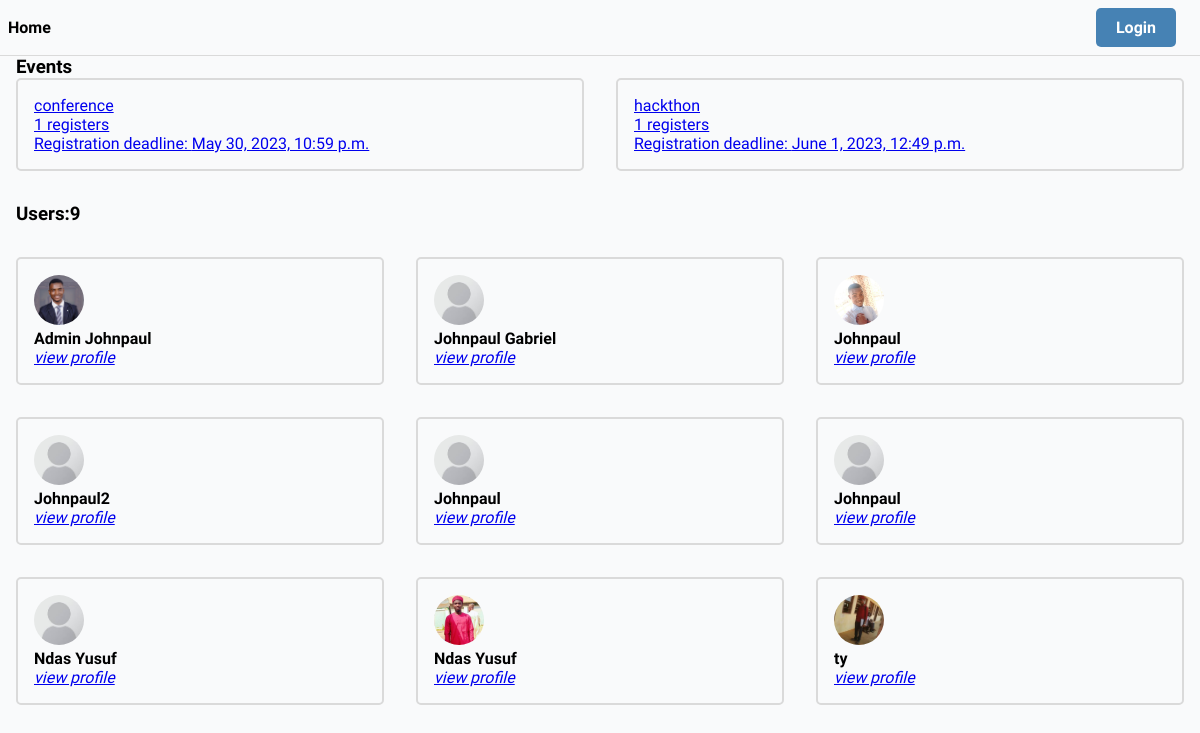
The app's page /, older data.
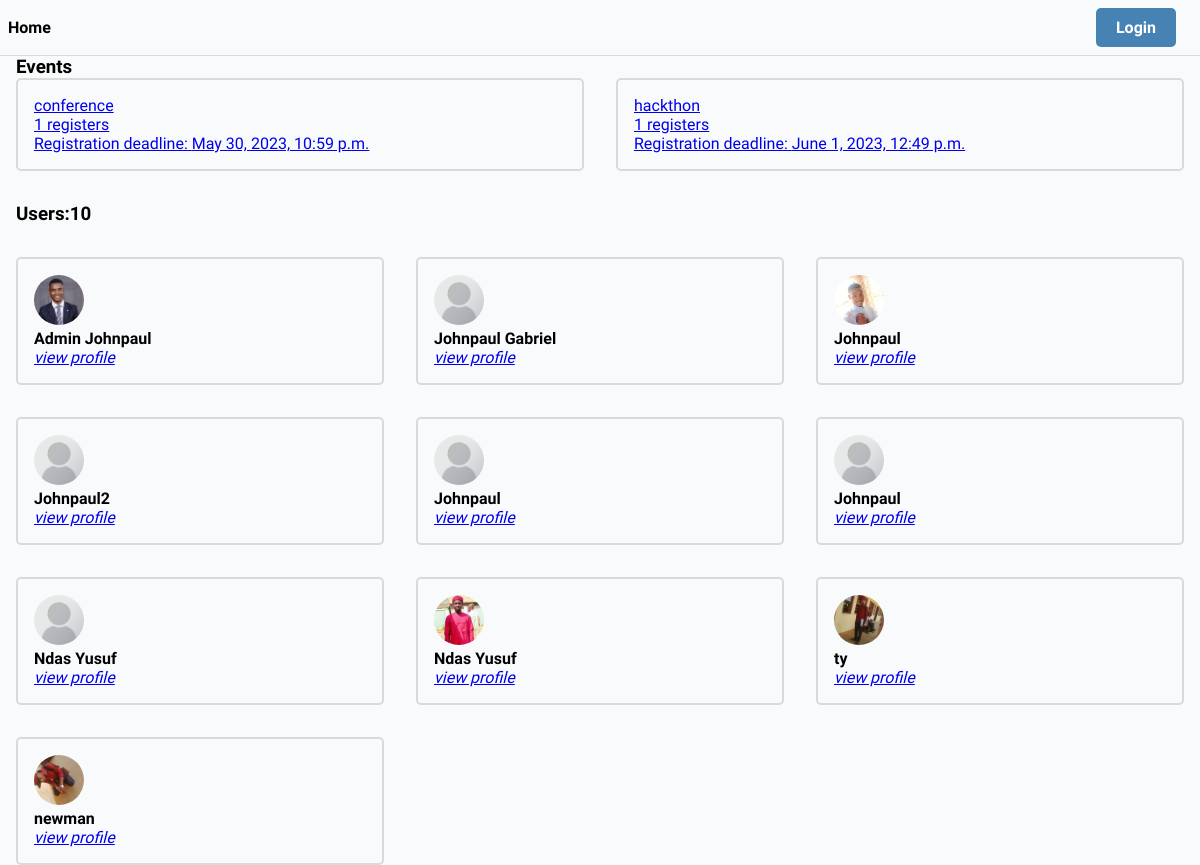
The same page, newer data.
### core/models.py (models this page shows, shortened)
class Event(models.Model):
    name = models.CharField(max_length=200)
    description = models.TextField( null=True, blank=True)
    participants = models.ManyToManyField(User, blank=True, related_name='events')
    start_date = models.DateTimeField(null=True)
    end_date = models.DateTimeField(null=True)
    registration_deadline = models.DateTimeField(null=True)
    updated = models.DateTimeField(auto_now=True)
    created = models.DateTimeField(auto_now_add=True)
    id = models.UUIDField(primary_key=True, editable=False, unique=True, default=uuid.uuid4)
    def get_absolute_url(self):
        return reverse('event', args=[self.id])

### users/models.py (models this page shows, shortened)
class User(AbstractUser):
    username = models.CharField(max_length=100, null=True, blank=True)
    name = models.CharField(max_length=100)
    email = models.EmailField(unique=True)
    bio = models.TextField(null= True, blank=True)
    hackthon_participant = models.BooleanField(default=True, null=False)
    avatar = ResizedImageField(size = [300, 300] ,default = 'avatars/profile.jpeg', upload_to = "avatars/")
    id = models.UUIDField(primary_key=True, editable=False, unique=True, default=uuid.uuid4)
    USERNAME_FIELD = 'email' #makes username exempted
    REQUIRED_FIELDS = ['username']    #a must use when you use USERNAME_FIELD

### core/views.py (the view, shortened to what this page needs)
# urls.py: path('', IndexView.as_view(), name='index'),
class IndexView(View):
    def get(self, request):
        try:
            limit = int(request.GET.get('limit'))
        except:
            limit = 20
        print("-----------------------------")
        print(limit)
        users = get_user_model()
        Users = users.objects.filter(hackthon_participant=True)
        events = Event.objects.all()
        count = Users.count()
        context = {
            'users':Users,
            'events': events,
            'count': count,
            'user_list':Users[0:limit]
        }
        return render(request, 'core/index.html', context)

### templates/core/index.html (shortened to what this page needs)
{% extends 'base.html' %}
{% block content %}
    <section>
        <h3>Events</h3>
        <div class="event-list">
            {% for event in events %}
                <a href="{{event.get_absolute_url}}">
                    <div class="event-wrapper">
                        <p>{{event.name}}
                        <p>{{event.participants.all.count}} registers</p>
                        <p>Registration deadline: {{event.registration_deadline}}</p>
                    </div>
                </a>
            {% endfor %}
        </div>
    </section>
    <section class="section">
        <h3>Users:{{count}}</h3>
        <div class="users-list section">
            {% for user in user_list %}
                <div class="user-wrapper">
                    <img src="{{user.avatar.url}}" class="avatar" alt="{{user.name}}">
                <h4>{{user.name}}</h4>
                 <a href="{% url 'user-profile' user.id %}"><i>view profile</i></a>
                </div>
            {% endfor %}
        </div>
    </section>
{% endblock content %}

### templates/base.html (shortened to what this page needs)
{% load static %}
<!DOCTYPE html>
<html lang="en">
<head>
    <link rel="stylesheet" href="{% static 'css/main.css' %}">
</head>
<body>
    {% include 'partials/navbar.html' %}
    <div class="main-container">
    {% block content %}
    {% endblock content %}
    </div>
</body>
</html>

### templates/partials/navbar.html (shortened to what this page needs)
<nav class="nav">
    <div>
        <a href="/">Home</a>
    </div>
    <div>
        {% if request.user.is_authenticated %}
        <a class="btn btn-warning" href="{% url 'logout' %}">Logout</a>
        {% else %}
        <a class="btn btn-primary" href="{% url 'login' %}">Login</a>
        {% endif %}
    </div>
</nav>

### static/css/main.css (style rules this page uses)
* { padding: 0; margin: 0; box-sizing: border-box; font-family: 'Readex Pro'; background-color: rgb(249, 250, 251); }
body { width: 100%; }
.nav { width: 100%; padding: .5em; border-bottom: solid 1px rgb(218, 218, 218); display: flex; flex-direction: row; justify-content: space-between; align-items: center; }
.nav a { color: black; text-decoration: none; font-weight: bold; margin: 0 1em 0 0; }
.main-container { max-width: 1200px; margin: 0 auto; height: 92vh; padding: 0 1em; }
.event-list { display: grid; grid-template-columns:1fr 1fr ; gap: 2em; }
.event-wrapper { border: solid 2px rgb(218, 218, 218); padding: 1em; border-radius: 5px; }
.users-list { display: grid; grid-template-columns: 1fr 1fr 1fr; gap: 2em; }
.user-wrapper { border-radius: 5px; border: solid 2px #dadada; padding: 1em; }
.avatar { width: 50px; height: 50px; object-fit: cover; border-radius: 50%; }
.btn { outline: none; border: none; padding: 10px 20px; border-radius: 5px; background-color: rgb(204, 204, 204); text-decoration: none; display: block; width: fit-content; margin: 10px; }
.btn-primary { background-color: steelblue; color: #fff !important; }
.section { margin: 2em 0; }

Row changes from the older to the newer data that the page shows:
added User: avatar (picture), name "newman"
Text that changed along with them:
{{ count }}: "9" → "10"
